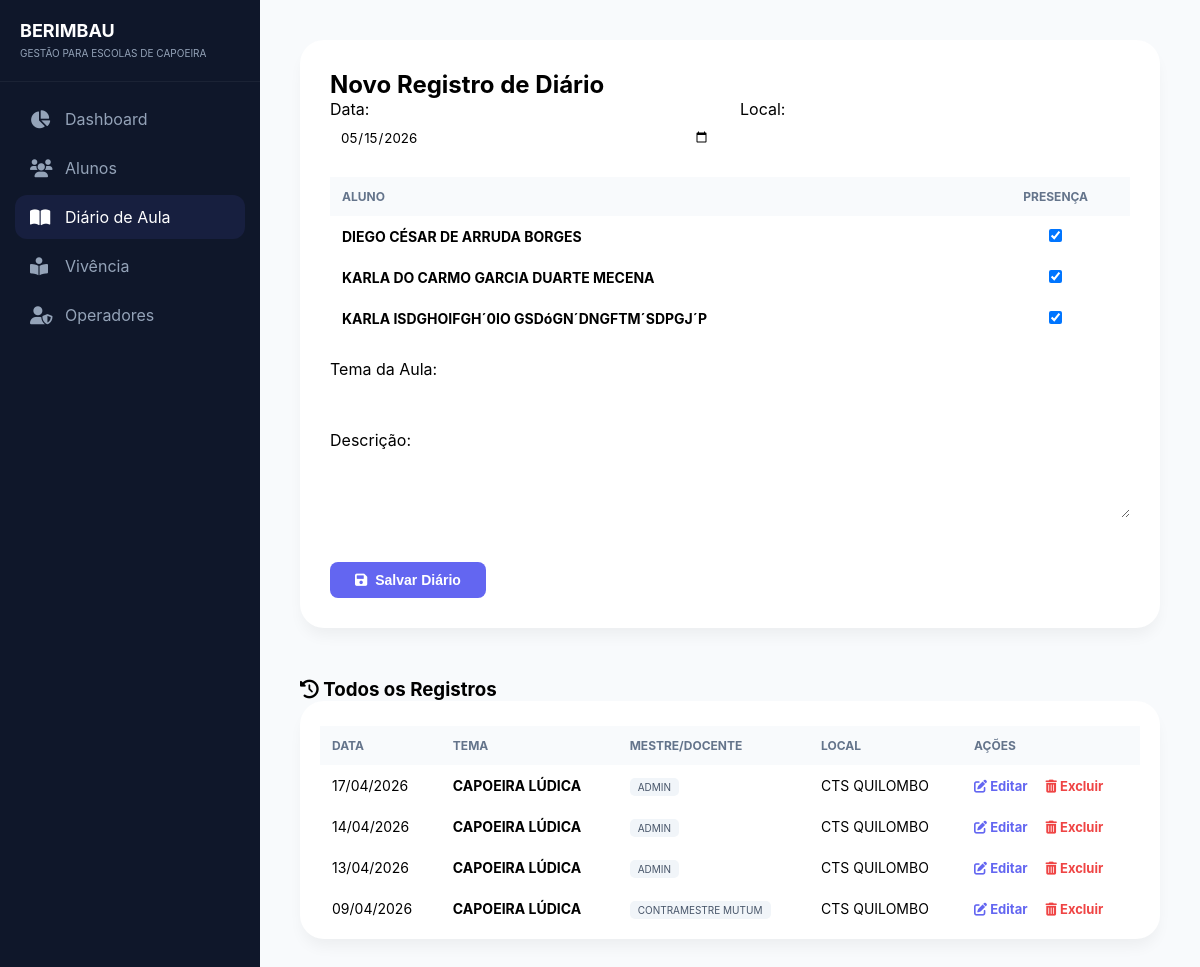
Page /views/diario_view.php (signed in) on the committed database.
### tables this page shows
CREATE TABLE `alunos` (
  `id` int(11) NOT NULL,
  `foto` varchar(255) DEFAULT 'padrao.png',
  `nome` varchar(255) NOT NULL,
  `apelido` varchar(100) DEFAULT NULL,
  `nascimento` date DEFAULT NULL,
  `celular` varchar(25) DEFAULT NULL,
  `email` varchar(150) DEFAULT NULL,
  `senha` varchar(255) DEFAULT NULL,
  `status` varchar(20) DEFAULT 'pendente',
  `mae` varchar(255) DEFAULT NULL,
  `pai` varchar(255) DEFAULT NULL,
  `endereco` text DEFAULT NULL,
  `cidade` varchar(100) DEFAULT NULL,
  `graduacao` varchar(100) DEFAULT NULL,
  `docente` varchar(100) DEFAULT NULL,
  `local_treino` varchar(150) DEFAULT NULL,
  `saude` text DEFAULT NULL,
  `data_cadastro` timestamp NOT NULL DEFAULT current_timestamp(),
  `usuario_id` int(11) NOT NULL
);

CREATE TABLE `aulas` (
  `id` int(11) NOT NULL,
  `data_aula` date DEFAULT curdate(),
  `docente_id` int(11) NOT NULL,
  `tema_aula` varchar(255) DEFAULT NULL,
  `descricao_atividades` text DEFAULT NULL,
  `local_treino` varchar(100) DEFAULT NULL
);

CREATE TABLE `usuarios` (
  `id` int(11) NOT NULL,
  `usuario` varchar(50) NOT NULL,
  `senha` varchar(255) NOT NULL,
  `nivel` enum('admin','visitante') DEFAULT 'visitante'
);

### includes/funcoes_alunos.php (called while the page is built, shortened)
<?php
require_once __DIR__ . '/../config/db.php';
function listarAlunos() {
    global $pdo;
    $nivel = $_SESSION['nivel'] ?? 'docente';
    $usuario_nome = $_SESSION['usuario'];
    if ($nivel === 'admin') {
        $stmt = $pdo->query("SELECT * FROM alunos ORDER BY nome ASC");
    } else {
        $stmt = $pdo->prepare("SELECT * FROM alunos WHERE docente = ? ORDER BY nome ASC");
        $stmt->execute([$usuario_nome]);
    }
    return $stmt->fetchAll(PDO::FETCH_ASSOC);
}

### views/diario_view.php (the view, shortened to what this page needs)
<?php
require_once __DIR__ . '/../config/db.php';
require_once __DIR__ . '/../includes/funcoes_alunos.php';
$alunos = listarAlunos();
$diario_edicao = null;
$nivel_logado = $_SESSION['nivel'];
if ($nivel_logado === 'admin') {
    $sql_recentes = "SELECT a.*, u.usuario as docente_nome
                     FROM aulas a
                     LEFT JOIN usuarios u ON a.docente_id = u.id
                     ORDER BY a.data_aula DESC LIMIT 20";
    $stmt_recentes = $pdo->query($sql_recentes);
}
$diarios_recentes = $stmt_recentes->fetchAll(PDO::FETCH_ASSOC);
?>
<!DOCTYPE html>
<html lang="pt-br">
<head>
    <link rel="stylesheet" href="https://cdnjs.cloudflare.com/ajax/libs/font-awesome/6.0.0/css/all.min.css">
    <link rel="stylesheet" href="../assets/css/estilo_padrao.css">
</head>
<body>
<aside class="sidebar">
    <div class="sidebar-header">
        <div class="logo-text">
            <b>BERIMBAU<span style="color:var(--primary)"></span></b>
            <small>GESTÃO PARA ESCOLAS DE CAPOEIRA</small>
        </div>
    </div>
    <nav class="menu-list">
        <a href="../index.php?page=dashboard" class="menu-item"><i class="fas fa-chart-pie"></i> <span>Dashboard</span></a>
        <?php if ($nivel_logado !== 'aluno'): ?>
            <a href="../index.php?page=lista" class="menu-item"><i class="fas fa-users"></i> <span>Alunos</span></a>
            <a href="diario_view.php" class="menu-item active"><i class="fas fa-book-open"></i> <span>Diário de Aula</span></a>
        <?php endif; ?>
        <a href="../index.php?page=vivencia" class="menu-item"><i class="fas fa-book-reader"></i> <span>Vivência</span></a>
        <?php if ($nivel_logado === 'admin'): ?>
            <a href="../usuarios.php" class="menu-item"><i class="fas fa-user-shield"></i> <span>Operadores</span></a>
        <?php endif; ?>
    </nav>
</aside>
<main class="main">
    <div class="card-glass">
        <form action="../processar_diario.php" method="POST">
            <h2 style="margin-top:0"><?= $diario_edicao ? 'Editar Registro' : 'Novo Registro de Diário' ?></h2>
            <div style="display: grid; grid-template-columns: 1fr 1fr; gap: 20px; margin-bottom: 20px;">
                <div>
                    <label>Data:</label>
                    <input type="date" name="data_aula" value="<?= $diario_edicao['data_aula'] ?? date('Y-m-d') ?>">
                </div>
                <div>
                    <label>Local:</label>
                    <input type="text" name="local_treino" value="<?= $diario_edicao['local_treino'] ?? '' ?>" required>
                </div>
            </div>
            <table>
                <thead>
                    <tr>
                        <th>ALUNO</th>
                        <th style="text-align: center;">PRESENÇA</th>
                    </tr>
                </thead>
                <tbody>
                    <?php foreach ($alunos as $aluno): ?>
                    <tr>
                        <td><strong><?= strtoupper($aluno['nome']) ?></strong></td>
                        <td style="text-align: center;">
                            <input type="checkbox" name="presentes[]" value="<?= $aluno['id'] ?>" checked>
                        </td>
                    </tr>
                    <?php endforeach; ?>
                </tbody>
            </table>
            <div style="margin-top: 20px;">
                <label>Tema da Aula:</label>
                <input type="text" name="tema_aula" value="<?= $diario_edicao['tema_aula'] ?? '' ?>" required style="margin-bottom:15px;">
                <label>Descrição:</label>
                <textarea name="descricao_atividades" rows="3"><?= $diario_edicao['descricao_atividades'] ?? '' ?></textarea>
            </div>
            <div class="actions-container">
                <button type="submit" class="btn-submit" style="background: <?= $diario_edicao ? 'var(--warning)' : 'var(--primary)' ?>;">
                    <i class="fas fa-save"></i>
                    <?= $diario_edicao ? 'Atualizar Registro' : 'Salvar Diário' ?>
                </button>
            </div>
        </form>
    </div>
    <div class="history-section">
        <h3><i class="fas fa-history"></i> <?= $nivel_logado === 'admin' ? 'Todos os Registros' : 'Meus Registros Recentes' ?></h3>
        <div class="card-glass" style="padding: 10px 20px;">
            <table>
                <thead>
                    <tr>
                        <th>DATA</th>
                        <th>TEMA</th>
                        <?php if($nivel_logado === 'admin'): ?><th>MESTRE/DOCENTE</th><?php endif; ?>
                        <th>LOCAL</th>
                        <th>AÇÕES</th>
                    </tr>
                </thead>
                <tbody>
                    <?php foreach ($diarios_recentes as $row): ?>
                    <tr>
                        <td><?= date('d/m/Y', strtotime($row['data_aula'])) ?></td>
                        <td><strong><?= $row['tema_aula'] ?></strong></td>
                        <?php if($nivel_logado === 'admin'): ?>
                            <td><span class="badge-docente"><?= strtoupper($row['docente_nome'] ?? 'N/A') ?></span></td>
                        <?php endif; ?>
                        <td><?= $row['local_treino'] ?></td>
                        <td style="white-space: nowrap;">
                            <a href="diario_view.php?edit=<?= $row['id'] ?>" class="btn-edit">
                                <i class="fas fa-edit"></i> Editar
                            </a>
                            <a href="../excluir_diario.php?id=<?= $row['id'] ?>" class="btn-delete"
                               onclick="return confirm('Tem certeza?')">
                                <i class="fas fa-trash-alt"></i> Excluir
                            </a>
                        </td>
                    </tr>
                    <?php endforeach; ?>
                </tbody>
            </table>
        </div>
    </div>
</main>
</body>
</html>

### assets/css/estilo_padrao.css (style rules this page uses)
:root { --primary: #6366f1; --primary-hover: #4f46e5; --sidebar-w: 260px; --sidebar-collapsed-w: 80px; --sidebar-bg: #0f172a; --bg-light: #f8fafc; --border-color: #e2e8f0; --text-main: #1e293b; --text-muted: #64748b; --danger: #ef4444; }
* { box-sizing: border-box; margin: 0; padding: 0; }
body { font-family: 'Inter', sans-serif; background: var(--bg-light); display: flex; height: 100vh; width: 100vw; overflow: hidden; }
.sidebar { width: var(--sidebar-w); background: var(--sidebar-bg); color: white; display: flex; flex-direction: column; height: 100vh; transition: width 0.3s ease; flex-shrink: 0; }
.sidebar-header { padding: 20px; display: flex; align-items: center; justify-content: space-between; border-bottom: 1px solid rgba(255,255,255,0.05); }
.menu-list { list-style: none; padding: 15px; flex-grow: 1; }
.menu-item { text-decoration: none; color: #94a3b8; display: flex; align-items: center; padding: 12px 15px; border-radius: 12px; margin-bottom: 5px; transition: 0.2s; }
.menu-item:hover, .menu-item.active { background: rgba(99, 102, 241, 0.1); color: white; }
.menu-item i { width: 25px; font-size: 18px; margin-right: 10px; }
.logo-text b { font-size: 18px; color: white; display: block; }
.logo-text small { font-size: 10px; color: #94a3b8; text-transform: uppercase; }

### views/diario_view.php (style rules this page uses)
.main { flex: 1; overflow-y: auto; padding: 40px; }
.card-glass { background: white; border-radius: 24px; padding: 30px; border: 1px solid var(--border); box-shadow: 0 10px 15px -3px rgba(0,0,0,0.05); margin-bottom: 30px; }
table { width: 100%; border-collapse: collapse; margin-top: 15px; }
th { background: #f8fafc; text-align: left; padding: 12px; border-bottom: 2px solid var(--border); font-size: 12px; color: #64748b; }
td { padding: 12px; border-bottom: 1px solid var(--border); font-size: 14px; }
input[type="text"], input[type="date"], textarea { width: 100%; padding: 10px; border-radius: 8px; border: 1px solid var(--border); box-sizing: border-box; font-family: inherit; }
.btn-submit { border: none; padding: 10px 25px; border-radius: 8px; font-size: 14px; font-weight: 600; cursor: pointer; color: white; display: inline-flex; align-items: center; gap: 8px; transition: all 0.2s; }
.actions-container { display: flex; align-items: center; gap: 20px; margin-top: 25px; padding-top: 15px; border-top: 1px solid var(--border); }
.history-section { margin-top: 50px; }
.badge-docente { font-size: 10px; background: #f1f5f9; padding: 3px 8px; border-radius: 5px; color: #475569; }
.btn-edit { color: var(--primary); text-decoration: none; font-weight: bold; font-size: 13px; margin-right: 15px; }
.btn-delete { color: var(--danger); text-decoration: none; font-weight: bold; font-size: 13px; }

### rows in the picture
alunos: nome "DIEGO CÉSAR DE ARRUDA BORGES"
alunos: nome "KARLA DO CARMO GARCIA DUARTE MECENA"
alunos: nome "KARLA ISDGHOIFGH´0IO GSDóGN´DNGFTM´SDPGJ´P"
aulas: data_aula "17/04/2026", tema_aula "CAPOEIRA LÚDICA", usuarios.usuario "ADMIN", local_treino "CTS QUILOMBO"
aulas: data_aula "14/04/2026", tema_aula "CAPOEIRA LÚDICA", usuarios.usuario "ADMIN", local_treino "CTS QUILOMBO"
aulas: data_aula "13/04/2026", tema_aula "CAPOEIRA LÚDICA", usuarios.usuario "ADMIN", local_treino "CTS QUILOMBO"
aulas: data_aula "09/04/2026", tema_aula "CAPOEIRA LÚDICA", usuarios.usuario "CONTRAMESTRE MUTUM", local_treino "CTS QUILOMBO"
